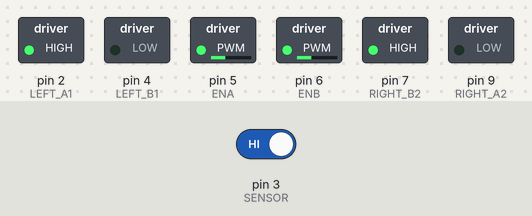
The sketch below on a simulated Arduino Uno, built with avr-gcc and run on an emulated ATmega328P. Shown: switched loads named in the sketch (green lamp = pin HIGH). The inputs (shaded band) are chosen by the test bench; at power-on: pin 3 (SENSOR) HIGH. Random numbers use the default seed unless the sketch sets one; what the sketch prints to the serial monitor is not drawn.

Above: at 1.2 s.
1.3 s: pin 3 (SENSOR) driven LOW
At 3.5 s:
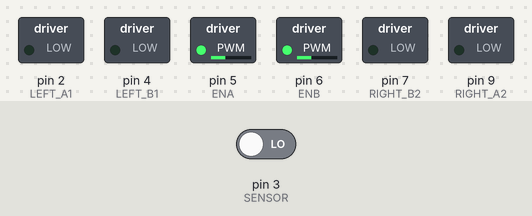
4.3 s: pin 3 (SENSOR) driven HIGH
At 5.4 s:
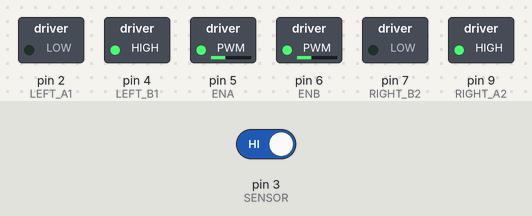
At 19.1 s:
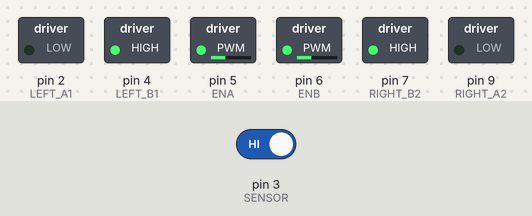
Timing chart, 0 to 19.5 s (numbered marks = the images above; inputs shaded):
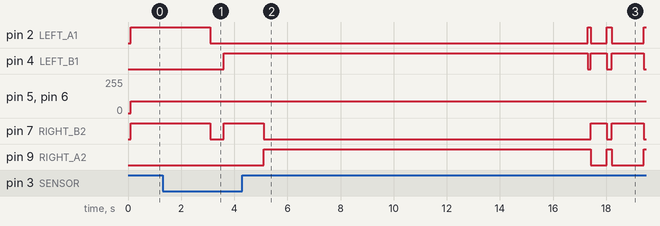

The sketch:

motor_object5.ino
```cpp
#define LEFT_A1 2 //왼쪽 바퀴
#define LEFT_B1 4 //왼쪽 바퀴
#define ENA 5
#define RIGHT_A2 9 //오른쪽 바퀴
#define RIGHT_B2 7 //오른쪽 바퀴
#define ENB 6
#define SPEED 90
//초음파 센서 PIN 설정

#define SENSOR 3 //디지털 핀 설정

void setup() {
  Serial.begin(9600);   //시리얼모니터

  //모터 핀모드 설정
  pinMode(LEFT_A1, OUTPUT);
  pinMode(RIGHT_A2, OUTPUT);
  pinMode(LEFT_B1, OUTPUT);
  pinMode(RIGHT_B2, OUTPUT);

  pinMode(ENA, OUTPUT);
  pinMode(ENB, OUTPUT);
  pinMode(SENSOR,INPUT);
  attachInterrupt(1, motor, LOW);
}
 volatile int tim;
 volatile bool intr;
 void motor(){
    intr=true;
  }
void loop() {
  float duration, distance;

   int sl,sr;
  if(intr) {         //장애물 감지
   Serial.println("\nstop");
     stop();  //정지(1초)
     Serial.println("\nbackward\ndetect");
     tim=3;
     backward();  //후진(0.5초)

     int rnd = random(0,2);   //장애물 감지시 좌/우회전 랜덤처리
     if(rnd == 0){
        Serial.println("right");
        right();
     }else{
        Serial.println("left");
        left();
  }
  Serial.println("\ndetect finish");
     intr=false;
   }
   else{         //장애물 없음
   tim=random(3,10);

     int rm=random(4);
     delay(100);
 switch(rm){
    case 0:
    Serial.print("\nForward");
      forward();
      break;
    case 1:
        Serial.print("\nRight");
      right();

      break;
    case 2:
    Serial.print("\nLeft");
      left();
      break;
    case 3:
 Serial.print("\nBackward");
      tim=1;
      backward();

      break;
  }
   }
   }


void forward(){
  digitalWrite(LEFT_A1, HIGH);
  digitalWrite(LEFT_B1, LOW);
  digitalWrite(RIGHT_A2, HIGH);
  digitalWrite(RIGHT_B2, LOW);
   analogWrite(ENA, SPEED);
   analogWrite(ENB, SPEED);
       Serial.print(tim);
}
void backward(){
  digitalWrite(LEFT_A1, LOW);
  digitalWrite(LEFT_B1, HIGH);
  digitalWrite(RIGHT_A2, LOW);
  digitalWrite(RIGHT_B2, HIGH);
     analogWrite(ENA, SPEED);
   analogWrite(ENB, SPEED);
       Serial.print(tim);
  delay(500*tim);
}
void left(){
  digitalWrite(LEFT_A1, LOW);
  digitalWrite(LEFT_B1, HIGH);
  digitalWrite(RIGHT_A2, HIGH);
  digitalWrite(RIGHT_B2, LOW);
     analogWrite(ENA, SPEED);
   analogWrite(ENB, SPEED);       Serial.print(tim);
  delay(1000*tim);
}
void right(){
  digitalWrite(LEFT_A1, HIGH);
  digitalWrite(LEFT_B1, LOW);
  digitalWrite(RIGHT_A2, LOW);
  digitalWrite(RIGHT_B2, HIGH);
     analogWrite(ENA, SPEED);
   analogWrite(ENB, SPEED);       Serial.print(tim);
  delay(1000*tim);
}
void stop(){
  digitalWrite(LEFT_A1, LOW);
  digitalWrite(LEFT_B1, LOW);
  digitalWrite(RIGHT_A2, LOW);
  digitalWrite(RIGHT_B2, LOW);

  delay(500);
}
```

Measured:
- after the input at 4.3 s, pin 2 (LEFT_A1): goes HIGH 0.10 s, LOW 0.60 s, HIGH 0.20 s, LOW 1.2 s, then HIGH, starting after 13.0 s
